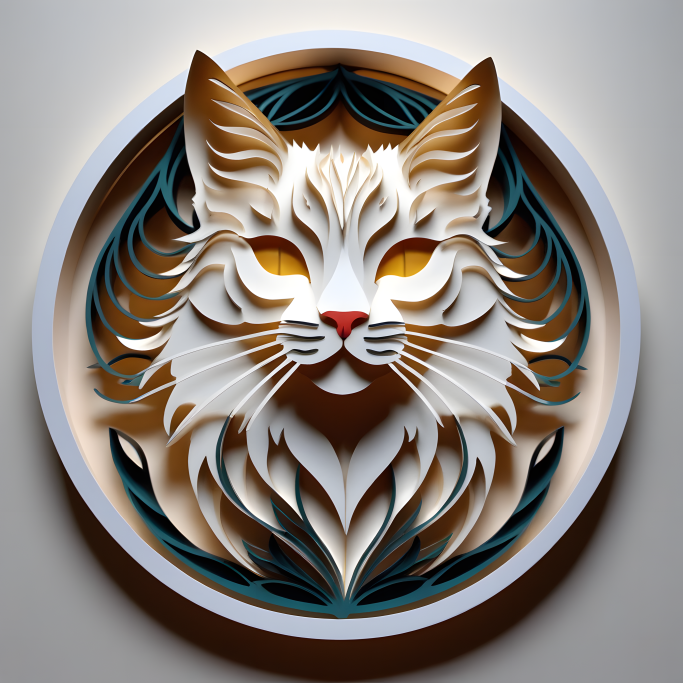
#> input picture image-compression/cat.png, 2048 x 2048 px (shown at 1/3 size)
$ python main.py
#> lines starting #> are read from the running program, lines starting #| are printed output that depends on the picture
from PIL import Image
import matplotlib.pyplot as plt
import matplotlib
import numpy as np
import os

image_name = "cat"
image_path = "./cat.png"

image = Image.open(image_path)
#> image is the input picture: PIL image 2048x2048 RGB; mean R, G, B 141.3, 133.9, 127.9

# Convert the image to grayscale (black and white)
bw_image = image.convert('L')
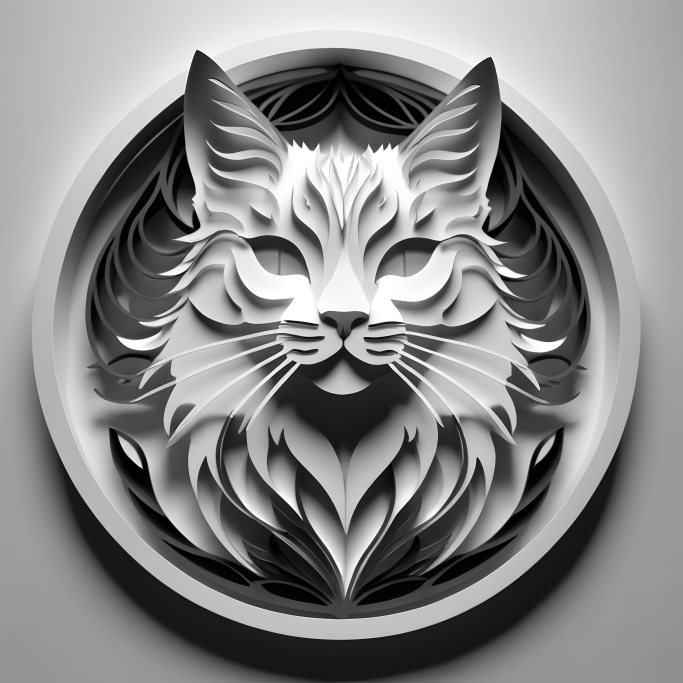
#> bw_image: PIL image 2048x2048 L (shown at 1/3 size); min 0, max 255, mean 135.4
bw_image_array = np.array(bw_image)

U, S, VT = np.linalg.svd(bw_image_array)
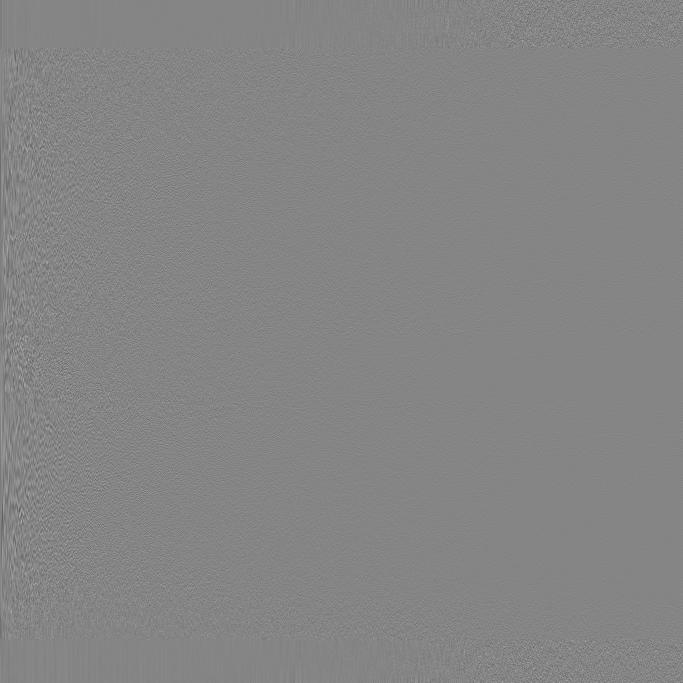
#> U: shape (2048, 2048) float64 (shown at 1/3 size); min -0.186, max 0.17, mean -1e-05; drawn with min black and max white
#> S = 2048 values, max 286133.8 at index 0, min 0.0122 at index 2047, mean 747.7


def compress_image(U, S, Vt, rank):
    return U[:, :rank] @ np.diag(S[:rank]) @ Vt[:rank]


compression_ratios = [1, 4, 8, 16, 32, 64, 128, 256, 512, 750, 1000, 1024, 2048]

mse_values = []
psnr_values = []

for rank in compression_ratios:
    print("Rank", rank)
    image = compress_image(U, S, VT, rank)

    mse = np.mean((image - bw_image_array) ** 2)
    psnr = 10 * (np.log10(255 / np.sqrt(mse)))
    mse_values.append(mse)
    psnr_values.append(psnr)
#> this loop made 13 passes
#> (mse, psnr) on passes 1 to 12: (3850.2, 6.14), (1994.1, 7.57), (1151.2, 8.76), (619.7, 10.1), (353.9, 11.32), (173, 12.87), (71.16, 14.8), (23.33, 17.23), (4.32, 20.89), (1.05, 23.95), (0.242, 27.15), (0.21, 27.46)
#> pass 1, `image = compress_image(U, S, VT, rank)`:
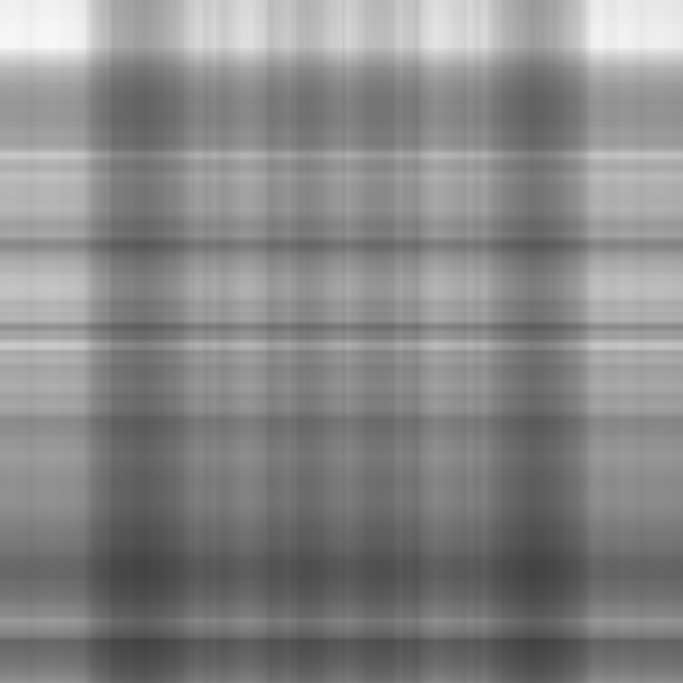
#> image: shape (2048, 2048) float64 (shown at 1/3 size); min 65.35, max 249.8, mean 135.6
#> pass 2, `image = compress_image(U, S, VT, rank)`:
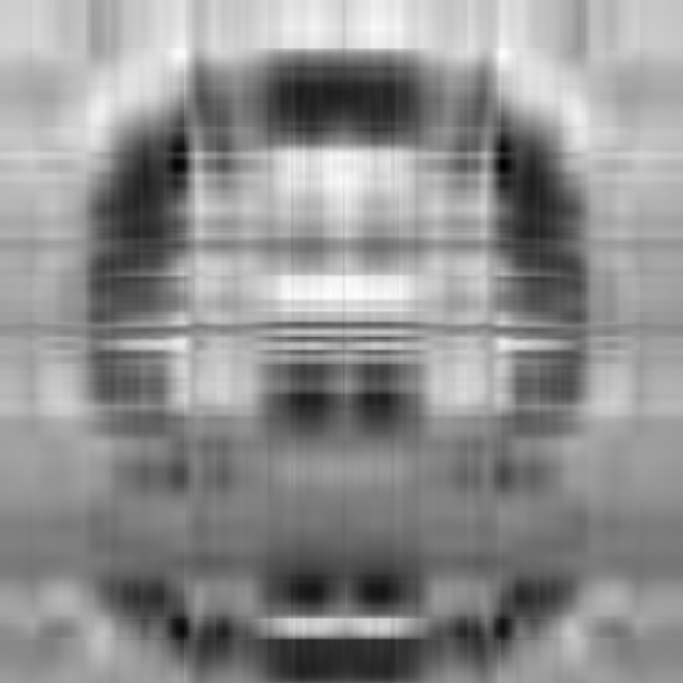
#> image: shape (2048, 2048) float64 (shown at 1/3 size); min -31.17, max 265.9, mean 135.5; drawn with min black and max white
#> pass 3, `image = compress_image(U, S, VT, rank)`:
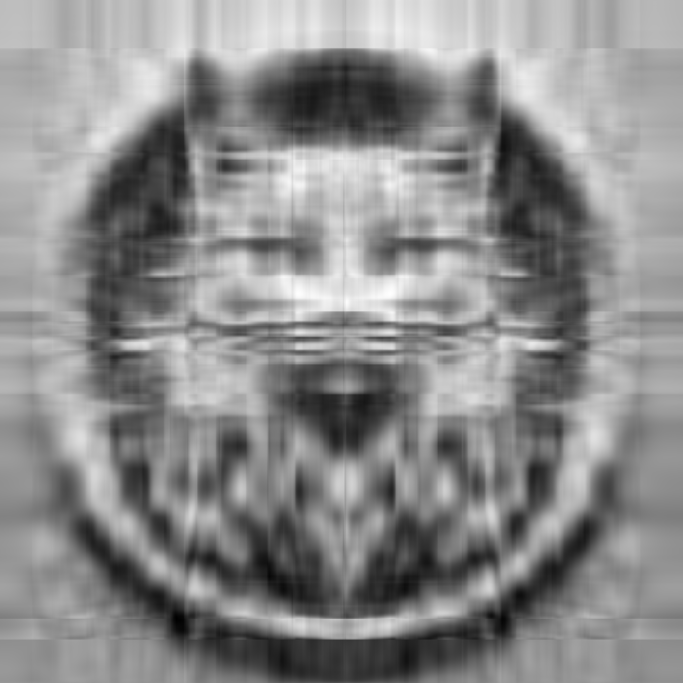
#> image: shape (2048, 2048) float64 (shown at 1/3 size); min -35.82, max 278.9, mean 135.4; drawn with min black and max white
#> after the loop, mse_values = [3850.2, 1994.1, 1151.2, 619.7, 353.9, 173, 71.16, 23.33, 4.32, 1.05, 0.242, 0.21, 7.17e-25]; psnr_values = [6.14, 7.57, 8.76, 10.1, 11.32, 12.87, 14.8, 17.23, 20.89, 23.95, 27.15, 27.46, 144.8]

plt.figure(figsize=(8, 6))
plt.plot(compression_ratios, mse_values, marker='o', color='blue', linestyle='-', linewidth=2, markersize=8)
plt.title('Mean Squared Error (MSE) vs. SVD compresssion')
plt.xlabel('Rank')
plt.ylabel('MSE')
plt.grid(True)
plt.tight_layout()
plt.savefig(os.path.join("../output", "image-comp-mse.jpg"))
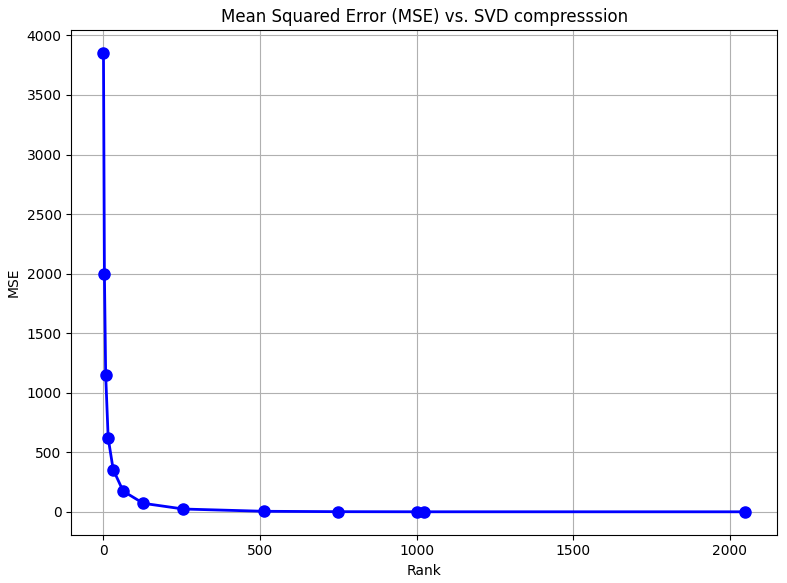
#> figure drawn by matplotlib, 1 panel; curve peaks at x = 1, y = 3850.2
matplotlib.rcParams.update({
    "pgf.texsystem": "xelatex",
    'text.usetex': True,
    'pgf.rcfonts': False,
    "font.family": "mononoki Nerd Font Mono",
    "font.serif": [],
    #  "font.cursive": ["mononoki Nerd Font", "mononoki Nerd Font Mono"],
})
plt.savefig(os.path.join("../output", "image-comp-mse.pgf"))
plt.show()

plt.figure(figsize=(8, 6))
plt.semilogx(compression_ratios, mse_values, marker='o', color='blue', linestyle='-', linewidth=2, markersize=8)
plt.title('Mean Squared Error (MSE) vs. log SVD compresssion')
plt.xlabel('Rank')
plt.ylabel('MSE')
plt.grid(True)
#> (the run stopped early here; a loop or call above may not have finished)
